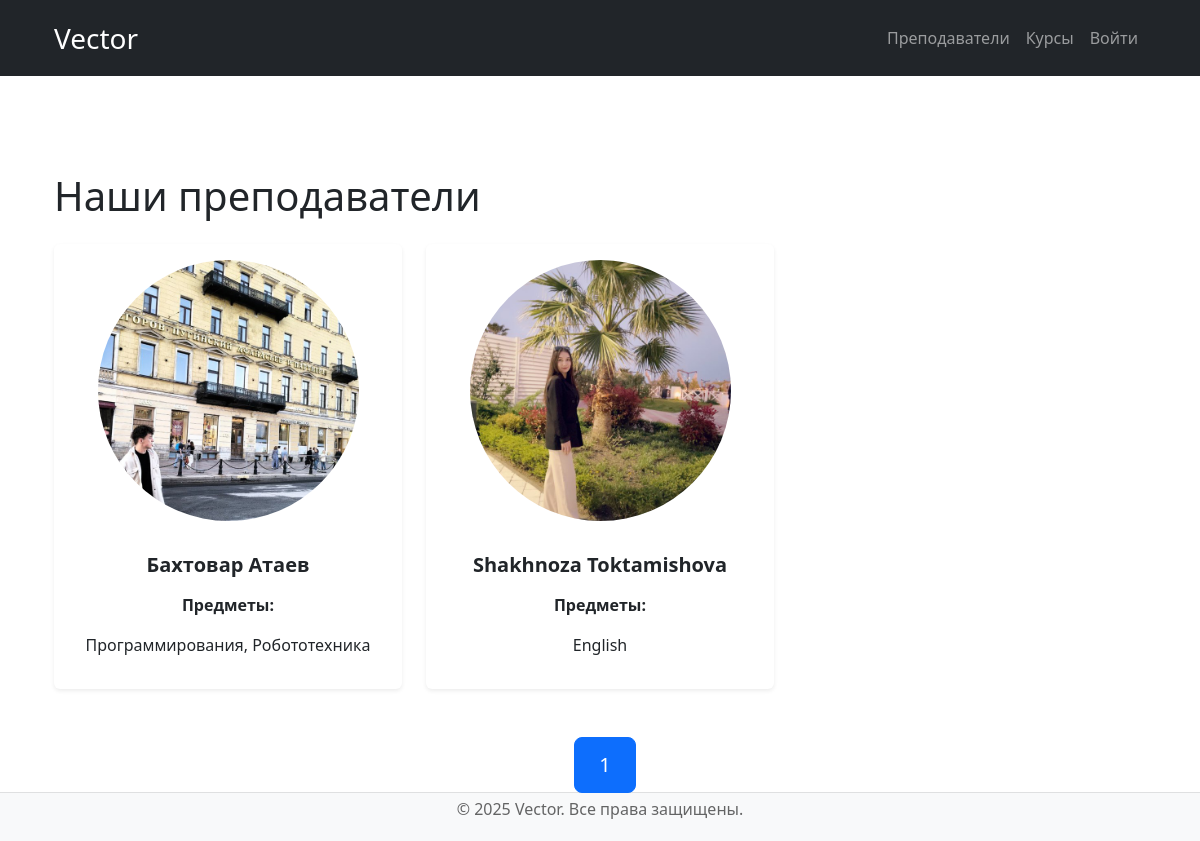
The app's page /courses/teachers/ with its own data.
### content/models.py (models this page shows, shortened)
class Teacher(models.Model):
    name = models.CharField(max_length=100,verbose_name='Имя')
    last_name = models.CharField(max_length=100,verbose_name='фамилия')
    subjects_taught = models.CharField(max_length=250,verbose_name='преподаваемые предметы')
    info = models.TextField(verbose_name='Дополнительная информация')
    avatar = models.ImageField(default='avatars/default.png',
                               upload_to='avatars/%Y/%m',null = True,blank = True,
                               validators=[FileExtensionValidator(['jpg','png','jpeg','webp'])])
    updated_at = models.DateTimeField(auto_now=True)
    birthday = models.DateField(verbose_name='Дата рождения')
    class Meta:
        verbose_name ='Преподаватель'
        verbose_name_plural='Преподаватели'

### content/views.py (the view)
# urls.py: path('courses/teachers/', views.TeacherListView.as_view(), name='teacher_list'),
class TeacherListView(ListView):
    template_name = 'content/teacher_list.html'
    model = Teacher
    context_object_name = 'teachers'
    paginate_by = 10
    def get_context_data(self, **kwargs):
        context = super().get_context_data(**kwargs)
        context['title']='Наши преподаватели'
        return context

### templates/content/teacher_list.html (shortened to what this page needs)
{% extends 'base.html' %}
{% load static %}
{% block content %}
<div class="container mt-5">
    <h1 class="mb-4">Наши преподаватели</h1>
    {% if teachers %}
        <div class="row row-cols-1 row-cols-md-2 row-cols-lg-3 g-4">
            {% for teacher in teachers %}
                <div class="col">
                    <div class="card h-100 shadow-sm border-0 teacher-card">
                        <img src="{% if teacher.avatar %}{{ teacher.avatar.url }}{% else %}{% static 'avatars/default.png' %}{% endif %}"
                             alt="{{ teacher.name }} {{ teacher.last_name }}" class="card-img-top rounded-circle w-75 mx-auto my-3 teacher-image">
                        <div class="card-body text-center">
                            <h5 class="card-title mb-3 fw-bold">{{ teacher.name }} {{ teacher.last_name }}</h5>
                            <p class="card-text"><strong>Предметы:</strong><br>{{ teacher.subjects_taught|linebreaks }}</p>
                        </div>
                    </div>
                </div>
            {% endfor %}
        </div>
        <nav aria-label="Page navigation example" class="mt-5 d-flex justify-content-center">
          <ul class="pagination pagination-lg">
              {% for i in paginator.page_range %}
                  {% if page_obj.number == i %}
                      <li class="page-item active"><span class="page-link bg-primary text-white">{{ i }}</span></li>
                  {% elif i > page_obj.number|add:'-3' and i < page_obj.number|add:'3' %}
                      <li class="page-item"><a class="page-link" href="?page={{ i }}">{{ i }}</a></li>
                  {% endif %}
              {% endfor %}
          </ul>
        </nav>
    {% else %}
        <p>Нет преподавателей.</p>
    {% endif %}
</div>
{% endblock %}

### static/css/style.css (style rules this page uses)
body { font-family: Arial, sans-serif; margin: 0; padding: 0; }
nav ul { list-style-type: none; margin: 0; padding: 0; display: flex; }
nav ul li { margin-left: 10px; }
body, html { height: 100%; margin: 0; }

### records on screen
Teacher: avatar (picture), name "Бахтовар", last_name "Атаев", subjects_taught "Программирования, Робототехника"
Teacher: avatar (picture), name "Shakhnoza", last_name "Toktamishova", subjects_taught "English"

### other values on screen
{{ i }} "1"
